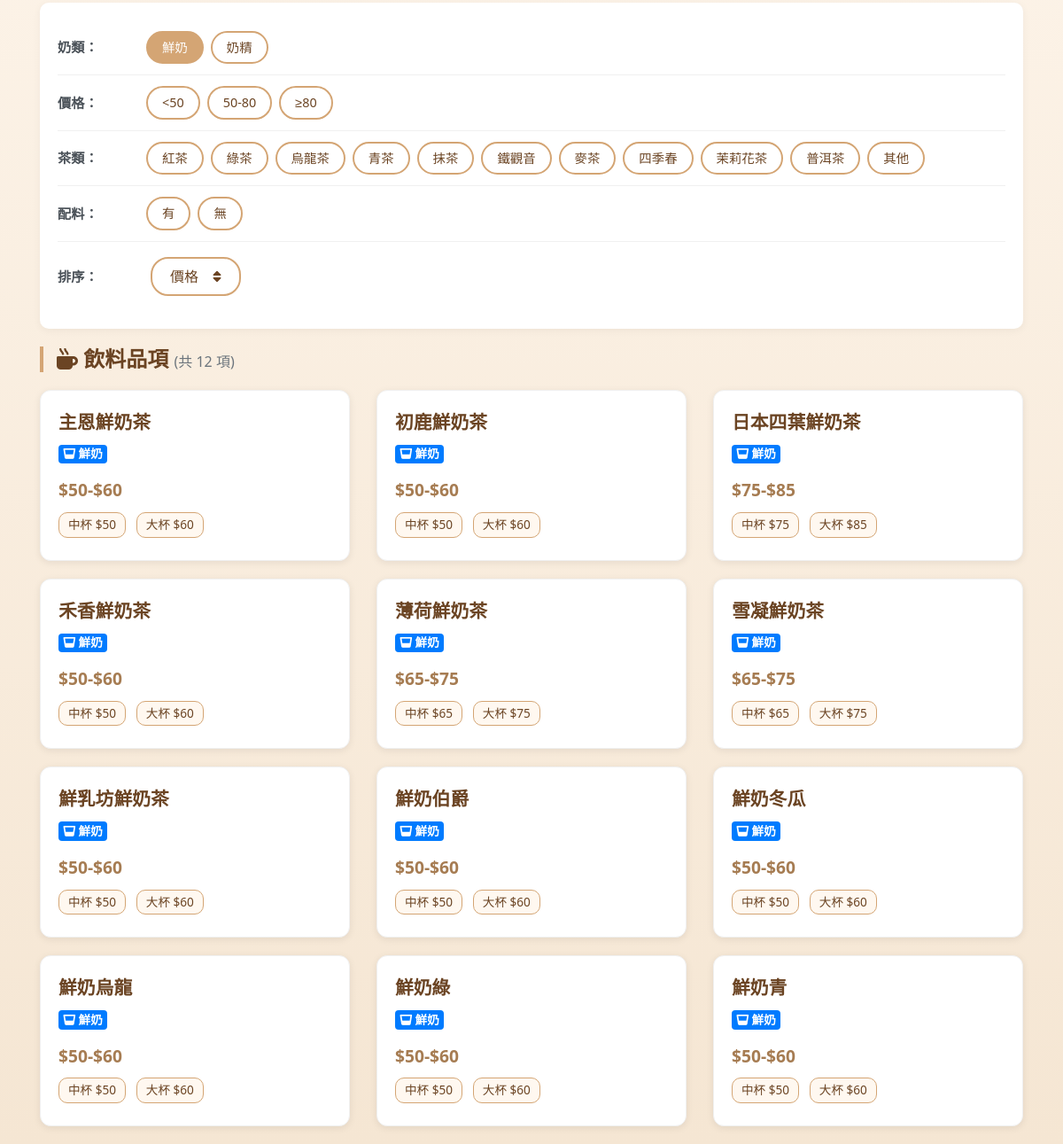
The app's page /shops/21/?milk_type=fresh_milk&price=&tea_type=&topping=&sort=name (lower part), older data.
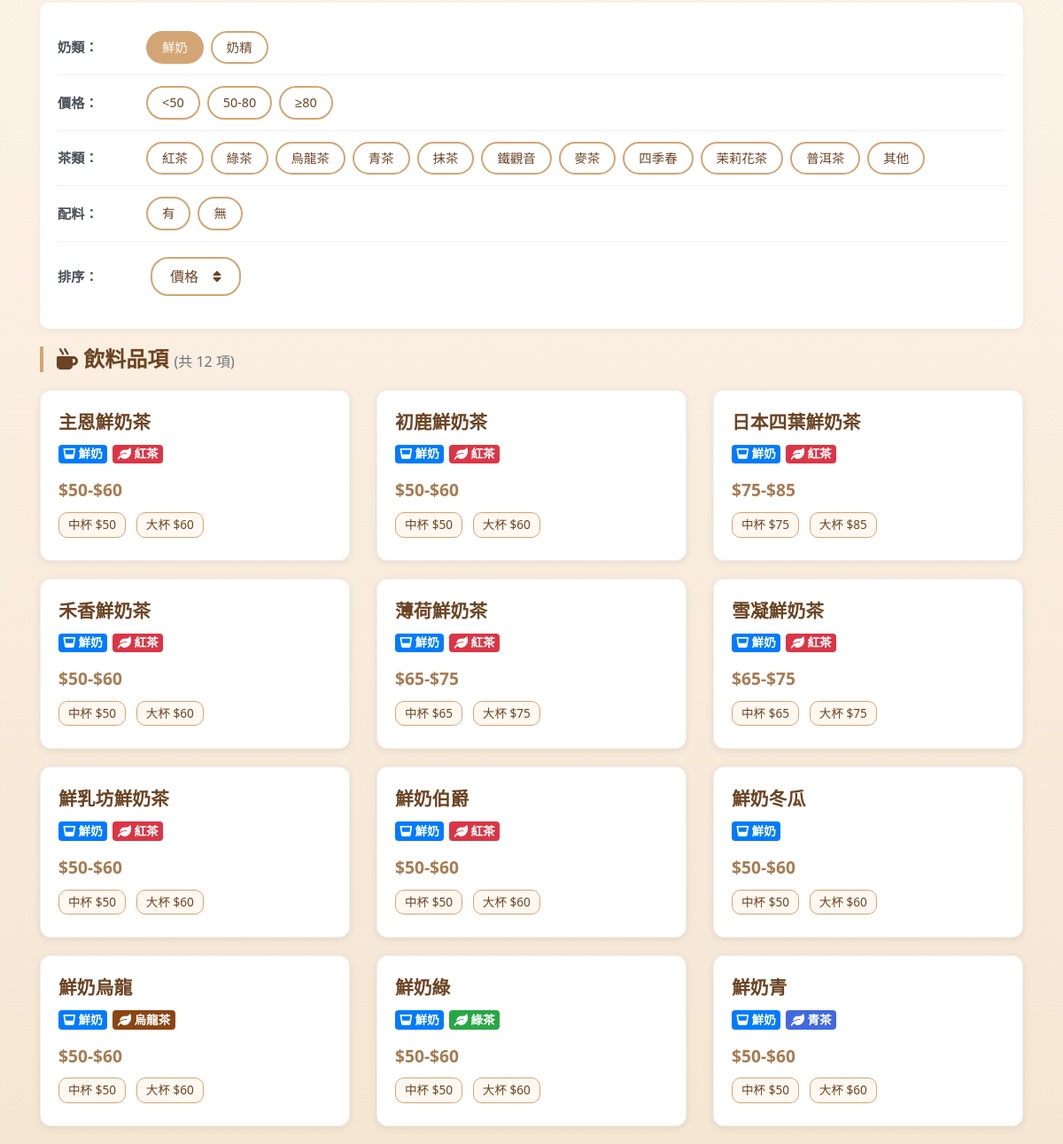
The same page, newer data.
### polls/models.py (models this page shows, shortened)
class Drink(models.Model):
    MILK_TYPE_CHOICES = [
        ('creamer', '奶精'),
        ('fresh_milk', '鮮奶'),
    ]
    TEA_TYPE_CHOICES = [
        ('black_tea', '紅茶'),
        ('green_tea', '綠茶'),
        ('oolong_tea', '烏龍茶'),
        ('blue_tea', '青茶'),
        ('matcha', '抹茶'),
        ('tieguanyin', '鐵觀音'),
        ('barley_tea', '麥茶'),
        ('season', '四季春'),
        ('jasmine', '茉莉花茶'),
        ('pu_erh', '普洱茶'),
        ('other', '其他')
    ]
    tea_shop = models.ForeignKey(TeaShop, on_delete=models.CASCADE, related_name='drinks', verbose_name='所屬店家')
    name = models.CharField(max_length=100, verbose_name='飲料名稱')
    description = models.TextField(blank=True, null=True, verbose_name='描述')
    milk_type = models.CharField(max_length=20, choices=MILK_TYPE_CHOICES, blank=True, null=True, verbose_name='使用奶類')
    tea_type = models.CharField(max_length=20, choices=TEA_TYPE_CHOICES, blank=True, null=True, verbose_name='茶類')
    topping = models.CharField(max_length=10, choices=[('yes', '有'), ('no', '無')], blank=True, null=True, verbose_name='配料')
    has_medium = models.BooleanField(default=False, verbose_name='有中杯')
    price_medium = models.DecimalField(max_digits=5, decimal_places=0, blank=True, null=True, verbose_name='中杯價格')
    has_large = models.BooleanField(default=False, verbose_name='有大杯')
    price_large = models.DecimalField(max_digits=5, decimal_places=0, blank=True, null=True, verbose_name='大杯價格')
    created_at = models.DateTimeField(auto_now_add=True, verbose_name='建立時間')
    class Meta:
        verbose_name = '飲料品項'
        verbose_name_plural = '飲料品項列表'
        ordering = ['tea_shop', 'name']
    def get_price_range(self):
        prices = []
        if self.has_medium and self.price_medium:
            prices.append(int(self.price_medium))
        if self.has_large and self.price_large:
            prices.append(int(self.price_large))
        if not prices:
            return "價格未定"
        min_price = min(prices)
        max_price = max(prices)
        if min_price == max_price:
            return f"${min_price}"
        return f"${min_price}-${max_price}"

### polls/views.py (the view)
# urls.py: path('shops/<int:shop_id>/', polls_views.shop_detail, name='shop_detail'),
def shop_detail(request, shop_id):
    from django.shortcuts import get_object_or_404
    shop = get_object_or_404(TeaShop, id=shop_id)
    milk_filter = request.GET.get('milk_type', '')
    price_filter = request.GET.get('price', '')
    tea_filter = request.GET.get('tea_type', '')
    topping_filter = request.GET.get('topping', '')
    sort_by = request.GET.get('sort', 'name')
    drinks = Drink.objects.filter(tea_shop=shop)
    if milk_filter in ['fresh_milk', 'creamer']:
        drinks = drinks.filter(milk_type=milk_filter)
    if tea_filter:
        drinks = drinks.filter(tea_type=tea_filter)
    if topping_filter:
        drinks = drinks.filter(topping=topping_filter)
    drinks = list(drinks)
    if price_filter == 'under_50':
        drinks = [d for d in drinks if has_price_in_range(d, 0, 50)]
    elif price_filter == '50_80':
        drinks = [d for d in drinks if has_price_in_range(d, 50, 80)]
    elif price_filter == 'over_80':
        drinks = [d for d in drinks if has_price_in_range(d, 80, float('inf'))]
    if sort_by == 'price_asc':
        drinks = sorted(drinks, key=lambda x: get_min_price(x))
    elif sort_by == 'price_desc':
        drinks = sorted(drinks, key=lambda x: get_max_price(x), reverse=True)
    else:
        drinks = sorted(drinks, key=lambda x: x.name)
    context = {
        'shop': shop,
        'drinks': drinks,
        'total_drinks': len(drinks),
        'milk_filter': milk_filter,
        'price_filter': price_filter,
        'tea_filter': tea_filter,
        'topping_filter': topping_filter,
        'sort_by': sort_by,
    }
    return render(request, 'polls/shop_detail.html', context)

### templates/polls/shop_detail.html (shortened to what the changed rows need)
<!DOCTYPE html>
<html lang="zh-TW">
<head>
    <link rel="stylesheet" href="https://cdn.jsdelivr.net/npm/bootstrap@4.6.2/dist/css/bootstrap.min.css">
    <link rel="stylesheet" href="https://cdnjs.cloudflare.com/ajax/libs/font-awesome/5.15.4/css/all.min.css">
</head>
<body>
    <div class="container">
        <h2 class="drinks-section-title">
            <i class="fas fa-mug-hot"></i> 飲料品項
            <small class="text-muted" style="font-size: 1rem;">(共 {{ total_drinks }} 項)</small>
        </h2>
        <div class="row">
            {% for drink in drinks %}
            <div class="col-md-6 col-lg-4">
                <div class="drink-card">
                    <div class="drink-name">{{ drink.name }}</div>
                    <div class="mb-3" style="display: flex; flex-wrap: wrap; gap: 6px;">
                        {% if drink.milk_type %}
                        <span class="badge badge-milk-{{ drink.milk_type }}" style="font-size: 0.85rem;">
                            {% if drink.milk_type == 'creamer' %}<i class="fas fa-coffee"></i> 奶精
                            {% elif drink.milk_type == 'fresh_milk' %}<i class="fas fa-glass-whiskey"></i> 鮮奶
                            {% endif %}
                        </span>
                        {% endif %}
                        {% if drink.tea_type %}
                        <span class="badge badge-tea-{{ drink.tea_type }}" style="font-size: 0.85rem;">
                            <i class="fas fa-leaf"></i> {{ drink.get_tea_type_display }}
                        </span>
                        {% endif %}
                    </div>
                    <div class="d-flex justify-content-between align-items-center mb-2">
                        <div class="drink-price">{{ drink.get_price_range }}</div>
                    </div>
                    <div class="size-info">
                        {% if drink.has_medium %}
                            <span class="size-badge">中杯 ${{ drink.price_medium|floatformat:0 }}</span>
                        {% endif %}
                        {% if drink.has_large %}
                            <span class="size-badge">大杯 ${{ drink.price_large|floatformat:0 }}</span>
                        {% endif %}
                    </div>
                </div>
            </div>
            {% empty %}
            <div class="col-12">
                <div class="alert alert-info">
                    <i class="fas fa-info-circle"></i> 此店家目前沒有飲料品項資料
                </div>
            </div>
            {% endfor %}
        </div>
    </div>
</body>
</html>

Row changes from the older to the newer data that the page shows:
changed Drink "主恩鮮奶茶": tea_type (not shown) → "紅茶"
changed Drink "初鹿鮮奶茶": tea_type (not shown) → "紅茶"
changed Drink "日本四葉鮮奶茶": tea_type (not shown) → "紅茶"
changed Drink "禾香鮮奶茶": tea_type (not shown) → "紅茶"
changed Drink "薄荷鮮奶茶": tea_type (not shown) → "紅茶"
changed Drink "雪凝鮮奶茶": tea_type (not shown) → "紅茶"
changed Drink "鮮乳坊鮮奶茶": tea_type (not shown) → "紅茶"
changed Drink "鮮奶伯爵": tea_type (not shown) → "紅茶"
changed Drink "鮮奶烏龍": tea_type (not shown) → "烏龍茶"
changed Drink "鮮奶綠": tea_type (not shown) → "綠茶"
changed Drink "鮮奶青": tea_type (not shown) → "青茶"
